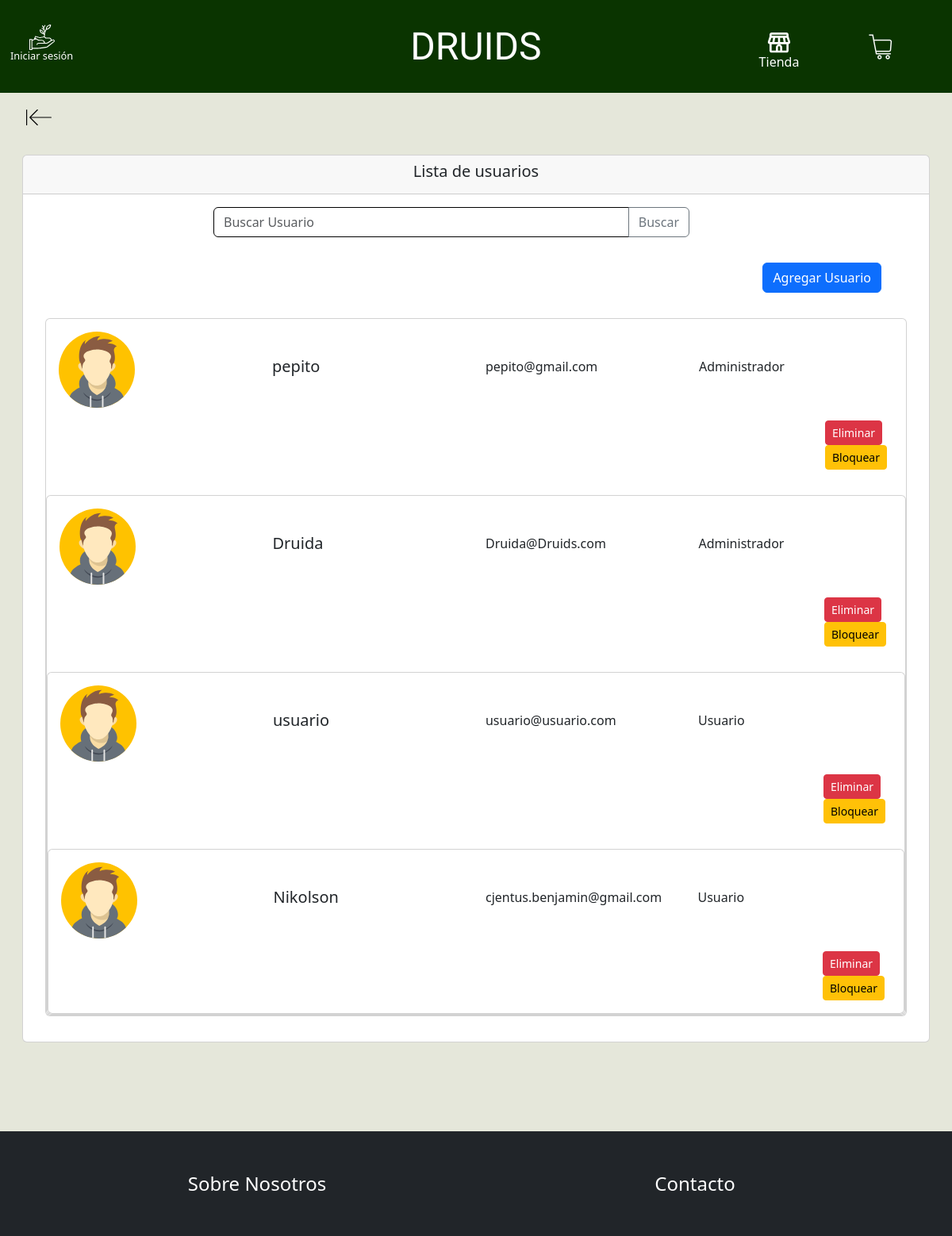
/listaUsuarios/, run on the app's committed database.
### Druids/models.py (models this page shows, shortened)
class Usuario(models.Model):
    usuario = models.OneToOneField(User, on_delete=models.CASCADE)
    nombre_usuario = models.CharField(max_length=50, unique=True, verbose_name="Nombre de usuario")
    rut = models.CharField(max_length=10, unique=True, verbose_name="RUT", blank=True, null=True)
    correo = models.EmailField(unique=True, verbose_name="Correo Electrónico")
    foto_perfil = models.ImageField(upload_to='usuarios/', blank=True, null=True, verbose_name="Foto de perfil")
    direccion = models.CharField(max_length=255, blank=True, null=True, verbose_name="Dirección")
    rol = models.CharField(max_length=20, choices=[('Administrador', 'Administrador'), ('Usuario', 'Usuario')], verbose_name="Rol")

### Druids/views.py (the view)
# urls.py: path('listaUsuarios/', listaUsuarios, name='listaUsuarios'),
def listaUsuarios(request):
    if request.method == 'POST':
        form = RegistroAdminForm(request.POST)
        if form.is_valid():
            user = form.save(commit=False)
            rol = form.cleaned_data.get('rol')
            if rol == 'Administrador':
                user.is_superuser = True
                user.is_staff = True
            else:
                user.is_superuser = False
                user.is_staff = False
            user.save()
            print("User saved successfully")
            usuario = Usuario(
                usuario=user,
                nombre_usuario=form.cleaned_data.get('username'),
                correo=form.cleaned_data.get('email'),
                rol=rol
            )
            usuario.save()
            print("Usuario saved successfully")
            return redirect('listaUsuarios')
        else:
            print("Formulario no válido")
            print(form.errors)
    else:
        form = RegistroAdminForm()
    usuarios = Usuario.objects.all()
    data = {
        'usuarios': usuarios,
        'form': form
    }
    return render(request, 'Druids/listaUsuarios.html', data )

### Druids/forms.py
class RegistroAdminForm(UserCreationForm):
    email = forms.EmailField(required=True)
    rol = forms.ChoiceField(label='Rol', choices=[('Administrador', 'Administrador'), ('Usuario', 'Usuario')])
    class Meta:
        model = User
        fields = ['username', 'email', 'password1', 'password2', 'rol']

### Druids/templates/Druids/listaUsuarios.html (shortened to what this page needs)
{% extends 'Druids/base.html' %}
{% load static %}
{% load crispy_forms_tags %}
{% block contenido %}
<link rel="stylesheet" href="{% static 'Druids/css/listaUsuarios.css' %}">
<main>
    <section class="d-flex justify-content-start">
        <div class="container m-2">
            <a href="{% url 'index' %}" class="btn boton-volver"><img
                    src="{% static 'Druids/img/back-svgrepo-com.svg' %}" alt=""></a>
        </div>
    </section>
    <div class="container-fluid Historial">
        <div class="card m-3">
            <div class="card-header d-flex justify-content-center">
                <h5>Lista de usuarios</h5>
            </div>
            <div class="input-group mt-3 buscador">
                <input type="text" class="form-control" placeholder="Buscar Usuario">
                <button class="btn btn-outline-secondary" type="button">Buscar</button>
            </div>
            <div class="contenedor-boton-agregar">
                <button class="btn btn-primary mt-3" id="boton-agregar-usuario" type="button" data-bs-toggle="modal"
                    data-bs-target="#ModalAgregar">Agregar Usuario</button>
            </div>
            <div class="card-body">
                <div class="container-fluid mt-3">
                    <div class="col-12 mb-3">
                        {% for usuario in usuarios %}
                        <div class="card mt-3">
                            <div class="card-body row d-flex align-items-center">
                                {% if usuario.foto_perfil %}
                                <div class="col-md-3 contenedor-imagen">
                                    <img class="imagenPerfil" src="{{ usuario.foto_perfil.url }}"
                                        alt="imagen de perfil">
                                </div>
                                {% else %}
                                <div class="col-md-3 contenedor-imagen">
                                    <img class="imagenPerfil" src="{% static 'Druids/img/avatar.svg' %}"
                                        alt="imagen de perfil">
                                </div>
                                {% endif %}
                                <div class="col-sm-12 col-md-9">
                                    <div class="row contenedor-informacion">
                                        <div class="col-sm-4">
                                            <h5 class="card-title ">{{ usuario.nombre_usuario }}</h5>
                                        </div>
                                        <div class="col-sm-4">
                                            <p class="card-text">{{ usuario.correo }}</p>
                                        </div>
                                        <div class="col-sm-4">
                                            <p class="card-text">{{ usuario.rol }}</p>
                                        </div>
                                    </div>
                                </div>
                                <div class="col-12 mt-3">
                                    <div class="row d-flex justify-content-end botones-usuarios">
                                        <div class="col-sm-auto">
                                            <a href="#" class="btn btn-sm btn-danger me-2"
                                                data-bs-toggle="modal" data-bs-target="#ModalEliminar"
                                                data-id="{{ usuario.id }}"
                                                data-nombre="{{ usuario.nombre_usuario }}">Eliminar</a>
                                            {% if usuario.usuario.is_active %}
                                            <div class="col-sm-auto"> <a href="#" class="btn btn-sm btn-warning me-2"
                                                    data-bs-toggle="modal" data-bs-target="#ModalBloquear" data-id="{{ usuario.id }}" data-nombre="{{ usuario.nombre_usuario }}">Bloquear</a>
                                            </div>
                                            {% else %}
                                            <div class="col-sm-auto"> <a href="#" class="btn btn-sm btn-success me-2"
                                                    data-bs-toggle="modal"
                                                    data-bs-target="#ModalDesbloquear" data-id="{{ usuario.id }}" data-nombre="{{ usuario.nombre_usuario }}">Desbloquear</a>
                                            </div>
                                            {% endif %}
                                        </div>
                                    </div>
                                </div>
                            </div>
                            {% endfor %}
                        </div>
                    </div>
                </div>
            </div>
        </div>
</main>
{% endblock %}

### Druids/static/Druids/css/navbar.css (style rules this page uses)
.form-control { border-color: black; }

### Druids/static/Druids/css/base.css (style rules this page uses)
body { background-color: #e5e7da; }

### Druids/static/Druids/css/listaUsuarios.css (style rules this page uses)
.contenedor-boton-agregar { display: flex; justify-content: flex-end; margin-right: 5vw; margin-top: 1rem; }
.boton-volver img { width: 2rem; height: 2rem; }
.imagenPerfil { max-width: 6rem; }
.buscador { margin-left: 20vw; max-width: 50vw; }

### data on the page
Usuario: nombre_usuario "pepito", correo "pepito@gmail.com", rol "Administrador"
Usuario: nombre_usuario "Druida", correo "Druida@Druids.com", rol "Administrador"
Usuario: nombre_usuario "usuario", correo "usuario@usuario.com", rol "Usuario"
Usuario: nombre_usuario "Nikolson", correo "cjentus.benjamin@gmail.com", rol "Usuario"
